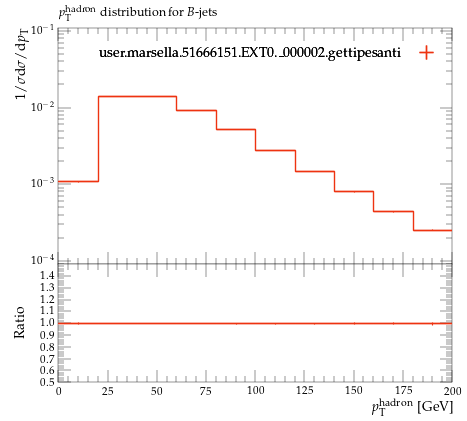

Write the Python code that produced this figure.
#! /usr/bin/env python

# This Python script was auto-generated using YODA v2.0.2.
# Analysis object: /MC_HFDECAYS/pThad_B_jet
# Timestamp: 24-07-2026 (16:40:06)

import matplotlib as mpl
import matplotlib.pyplot as plt
mpl.use('Agg') # comment out for interactive use
import os
import numpy as np

plotDir = os.path.split(os.path.realpath(__file__))[0]
if 'YODA_USER_PLOT_PATH' in globals():
    plot_outdir = globals()['YODA_USER_PLOT_PATH']
else:
    plot_outdir = plotDir

#plot style
plt.style.use(os.path.join(plotDir, '../default.mplstyle'))
# plot metadata
figW, figH = plt.rcParams['figure.figsize']
ax_xLabel = r'$p_\mathrm{T}^\mathrm{hadron}$ [GeV]'
ax_yLabel = r'$1/\sigma \mathrm{d}\sigma/\mathrm{d}p_\mathrm{T}$'
ax_title  = r'$p_\mathrm{T}^\mathrm{hadron}$ distribution for $B$-jets'
ax_xScale = 'linear'
ax_yScale = 'log'
xLims = (0.0, 200.0)
yLims = (9e-05, 0.11000000000000001)

# TeX-friendly labels for the legend
labels = {
    'legend' : ([ r"user.marsella.51666151.EXT0.\_000002.gettipesanti" ], r""),
}

# Adjust canvas width and height
canvasW = 10.0
canvasH = 9.0
figW *= canvasW/10.
figH *= canvasH/9.

# Create figure and axis objects
fig, (ax, ratio0_ax) = plt.subplots(2, 1, sharex=True,
                  figsize=(figW,figH), gridspec_kw={'height_ratios': (6.0, 3.0)})

# Set figure margins
plt.subplots_adjust(
    left   = 1.0 * plt.rcParams['figure.subplot.left'],
    right  = 1.0 * plt.rcParams['figure.subplot.right'],
    top    = 1.0 * plt.rcParams['figure.subplot.top'],
    bottom = 1.0 * plt.rcParams['figure.subplot.bottom'])

ratio0_ax.yaxis.set_major_locator(mpl.ticker.MultipleLocator(0.1))
ratio0_ax.set_ylim(0.5, 1.4999)
ratio0_ax.set_ylabel('Ratio')

# the numerical data is stored in a separate file
dataf = dict()
prefix = os.path.split(__file__)[0]
if prefix:    prefix = prefix + '/'
exec(open(prefix+'pThad_B_jet__data.py').read(), dataf)


legend_handles = dict() # keep track of handles for the legend

# style options for curves
# starts at zorder>=5 to draw curve on top of legend
styles = {
  'user.marsella.51666151.EXT0._000002.gettipesanti.yoda.gz': {
    'color' : '#EE3311',
    'linestyle' : '-',
    'linewidth' : 1,
    'marker' : 'none',
    'markersize' : 2,
    'capsize' : 0.0,
    'zorder' : 5,
    'histstyle' : 1,
    'drawstyle' : 'steps-pre',
    'xerrorbars' : 1,
    'yerrorbars' : 1,
    'fillcolor' : None,
    'fillopacity' : 1.0,
    'ratio0_linestyle' : '-',
    'ratio0_linewidth' : 1,
    'ratio0_marker' : 'none',
    'ratio0_markersize' : 2,
    'ratio0_capsize' : 0.0,
    'ratio0_zorder' : 5,
    'ratio0_histstyle' : 1,
    'ratio0_drawstyle' : 'steps-pre',
    'ratio0_xerrorbars' : 1,
    'ratio0_yerrorbars' : 1,
  },
}

# curve from input yoda files in main panel
for label, yvals in dataf['yvals'].items():
    if all(np.isnan(v) for v in dataf['yvals'][label]):
        continue
    tmp = None
    if styles[label]['histstyle']: # draw as histogram
        xpos = dataf['xedges'][label] if styles[label]['drawstyle'] else dataf['xpoints'][label]
        ypos = np.insert(yvals, 0, yvals[0]) if styles[label]['drawstyle'] else yvals
        if styles[label]['fillcolor']: # fill area below curve
            ax.fill_between(xpos, ypos, step='pre',
                            color=styles[label]['fillcolor'],
                            alpha=styles[label]['fillopacity'])
        tmp, = ax.plot(xpos, ypos,
                       color=styles[label]['color'],
                       linestyle=styles[label]['linestyle'],
                       linewidth=styles[label]['linewidth'],
                       drawstyle=styles[label]['drawstyle'], solid_joinstyle='miter',
                       zorder=styles[label]['zorder'], label=label)
    tmp = ax.errorbar(dataf['xpoints'][label], yvals,
                      xerr=np.array(dataf['xerrs'][label])*styles[label]['xerrorbars'],
                      yerr=np.array(dataf['yerrs'][label])*styles[label]['yerrorbars'],
                      fmt=styles[label]['marker'], capsize=styles[label]['capsize'],
                      markersize=styles[label]['markersize'],
                      ecolor=styles[label]['color'],
                      color=styles[label]['color'], zorder=styles[label]['zorder'])
    tmp[-1][0].set_linestyle(styles[label]['linestyle'])
    tmp[-1][0].set_linewidth(styles[label]['linewidth'])
    if label in dataf['add_legend_handle']:  legend_handles[label] = tmp
    for varLabel in dataf['variation_yvals'].keys():
        if varLabel.startswith(label):
            tmp, = ax.plot(dataf['xedges'][label], dataf['variation_yvals'][varLabel],
                           color=styles[label]['color'],
                           linestyle=styles[label]['linestyle'],
                           linewidth=styles[label]['linewidth'],
                           drawstyle='steps-pre', solid_joinstyle='miter',
                           zorder=styles[label]['zorder'], alpha=0.5)


# plots on ratio panel
# curve from input yoda files in ratio panel
for label, yvals in dataf['ratio0_yvals'].items():
    if all(np.isnan(v) for v in yvals):
        continue
    if styles[label]['ratio0_histstyle']: # plot as histogram
        xpos = dataf['xedges']['user.marsella.51666151.EXT0._000002.gettipesanti.yoda.gz'] if styles[label]['ratio0_drawstyle'] else dataf['xpoints']['user.marsella.51666151.EXT0._000002.gettipesanti.yoda.gz']
        ypos = np.insert(yvals, 0, yvals[0]) if styles[label]['ratio0_drawstyle'] else yvals
        ratio0_ax.plot(xpos, ypos,
                       color=styles[label]['color'],
                       linewidth=styles[label]['linewidth'],
                       linestyle=styles[label]['ratio0_linestyle'],
                       drawstyle=styles[label]['ratio0_drawstyle'], zorder=styles[label]['zorder'],
                       solid_joinstyle='miter')
    tmp = ratio0_ax.errorbar(dataf['xpoints']['user.marsella.51666151.EXT0._000002.gettipesanti.yoda.gz'], yvals,
                             xerr=np.array(dataf['ref_xerrs'])*styles[label]['ratio0_xerrorbars'],
                             yerr=np.array(dataf['ratio0_yerrs'][label])*styles[label]['ratio0_yerrorbars'],
                             fmt=styles[label]['ratio0_marker'], capsize=styles[label]['ratio0_capsize'],
                             markersize=styles[label]['ratio0_markersize'],
                             ecolor=styles[label]['color'],
                             color=styles[label]['color'])
    tmp[-1][0].set_linestyle(styles[label]['ratio0_linestyle'])
    tmp[-1][0].set_linewidth(styles[label]['ratio0_linewidth'])

    for varlabel in dataf['ratio0_variation_vals'].keys():
        if varlabel.startswith(label):
            ratio0_ax.plot(dataf['xedges']['user.marsella.51666151.EXT0._000002.gettipesanti.yoda.gz'],
                            dataf['ratio0_variation_vals'][varlabel],
                            color=styles[label]['color'],
                            linestyle=styles[label]['linestyle'],
                            linewidth=styles[label]['linewidth'],
                            drawstyle='steps-pre', solid_joinstyle='miter',
                            zorder=1, alpha=0.5)

legend_items = list(legend_handles.values())
ax.add_artist(ax.legend(legend_items,
                        labels['legend'][0],
                        title=labels['legend'][1],
                        alignment='right',
                        loc='upper right',
                        bbox_to_anchor=(1.0, 0.97),markerfirst=False))

# set plot metadata as defined above
ratio0_ax.set_xlabel(ax_xLabel)
ratio0_ax.xaxis.set_label_coords(1., -0.15)
ax.set_ylabel(ax_yLabel, ha='right', va='top')
ax.yaxis.set_label_coords(-0.11, 1.0)
ax.set_title(ax_title, loc='left')
ax.set_xscale(ax_xScale)
ax.set_yscale(ax_yScale)
ax.set_xlim(xLims)
ax.set_ylim(yLims)

# tick formatting
plt.rcParams['xtick.top'] = True
plt.rcParams['ytick.right'] = True
ax.yaxis.set_major_locator(mpl.ticker.LogLocator(base=10.0, numticks=np.inf))
ax.yaxis.set_minor_locator(mpl.ticker.LogLocator(
                           base=10.0, subs=np.arange(0.1, 1, 0.1), numticks=np.inf))
fig.align_ylabels((ax, ratio0_ax))
plt.savefig(os.path.join(plot_outdir, 'pThad_B_jet.pdf'), format='PDF')
plt.savefig(os.path.join(plot_outdir, 'pThad_B_jet.png'), format='PNG')

plt.close(fig)
